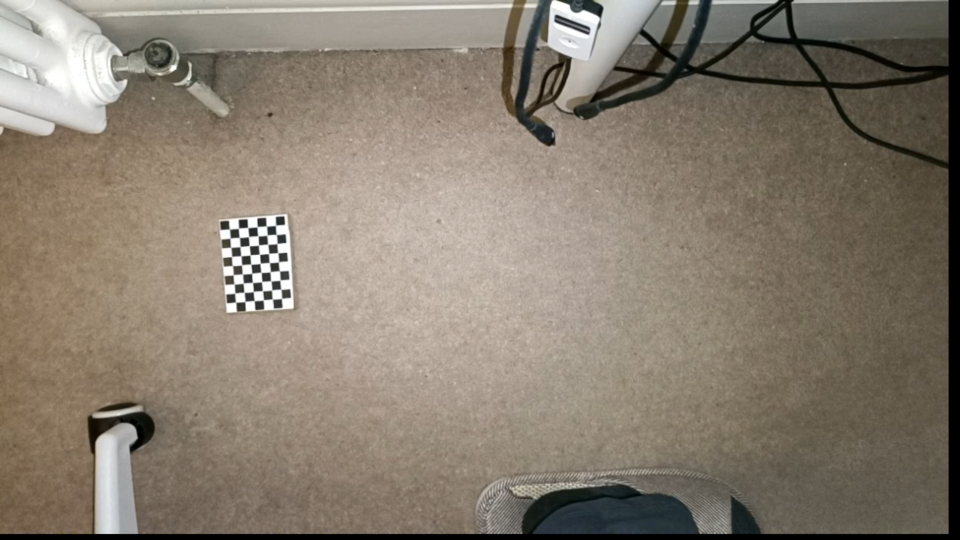
#> input picture Visual/calib_images/img_0031.png, 1920 x 1080 px (shown at 1/2 size)
$ python birdEyeView.py
#> lines starting #> are read from the running program, lines starting #| are printed output that depends on the picture
import cv2
import numpy as np

# ========== 配置 ==========
IMAGE_PATH = "calib_images/img_0031.png"
INTRINSICS_PATH = "camera_intrinsics.npz"
HOMO_PATH = "homography_table.npz"

USE_UNDISTORTED = True
ALPHA = 1.0   # 必须和你算 H 时一致

# ====== 你要的鸟瞰图桌面范围（单位=你定义的桌面单位，通常 mm） ======
# 例如：画一个 200mm x 150mm 的桌面区域
TABLE_X_MIN = -700
TABLE_Y_MIN = -300
TABLE_X_MAX = 500
TABLE_Y_MAX = 400

# ====== 鸟瞰图分辨率（每毫米多少像素） ======
PIXELS_PER_UNIT = 3   # 3 px / mm（可调，越大越清晰）
DISPLAY_SCALE = 0.2

# ==========================


def undistort(img, K, dist, alpha=1.0):
    h, w = img.shape[:2]
    newK, _ = cv2.getOptimalNewCameraMatrix(K, dist, (w, h), alpha=alpha)
    return cv2.undistort(img, K, dist, None, newK)


# 读取图片
img = cv2.imread(IMAGE_PATH)
#> img is the input picture: shape (1080, 1920, 3); mean B, G, R 111.4, 124.8, 135.3
if img is None:
    raise RuntimeError("❌ 读不到图片")

# 去畸变
if USE_UNDISTORTED:
    intr = np.load(INTRINSICS_PATH)
#> (reads Visual/camera_intrinsics.npz from the repository)
    K, dist = intr["K"], intr["dist"]
    img = undistort(img, K, dist, ALPHA)
#> in undistort, `return cv2.undistort(img, K, dist, None, newK)`:
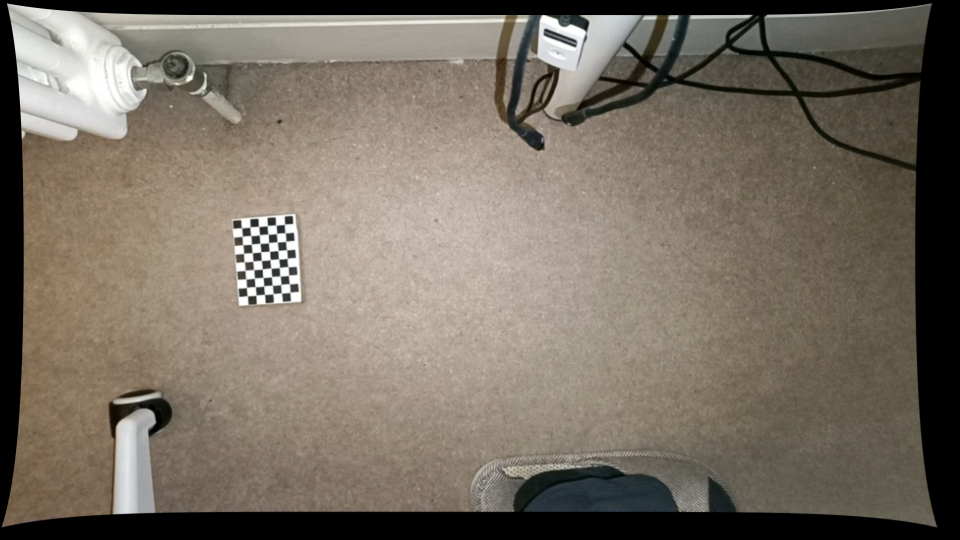
#> returned value: shape (1080, 1920, 3) (shown at 1/2 size); mean of channels 0, 1, 2 98.6, 110.5, 119.8; drawn as B, G, R

# 读取 Homography
hom = np.load(HOMO_PATH)
#> (reads Visual/homography_table.npz from the repository)
H = hom["H"]          # table -> image
H_inv = np.linalg.inv(H)

# ========= 定义鸟瞰图尺寸 =========
table_w = TABLE_X_MAX - TABLE_X_MIN
table_h = TABLE_Y_MAX - TABLE_Y_MIN

out_w = int(table_w * PIXELS_PER_UNIT)
out_h = int(table_h * PIXELS_PER_UNIT)

# ========= 构造“桌面坐标 → 鸟瞰图像素”的映射 =========
# 鸟瞰图中：
# (0,0) 像素 = (TABLE_X_MIN, TABLE_Y_MIN)
S = np.array([
    [PIXELS_PER_UNIT, 0, -TABLE_X_MIN * PIXELS_PER_UNIT],
    [0, PIXELS_PER_UNIT, -TABLE_Y_MIN * PIXELS_PER_UNIT],
    [0, 0, 1]
], dtype=np.float32)

# 最终变换：image → table → birds-eye
H_image_to_birds = S @ H_inv

# ========= 生成鸟瞰图 =========
birds = cv2.warpPerspective(
    img,
    H_image_to_birds,
    (out_w, out_h),
    flags=cv2.INTER_LINEAR
)
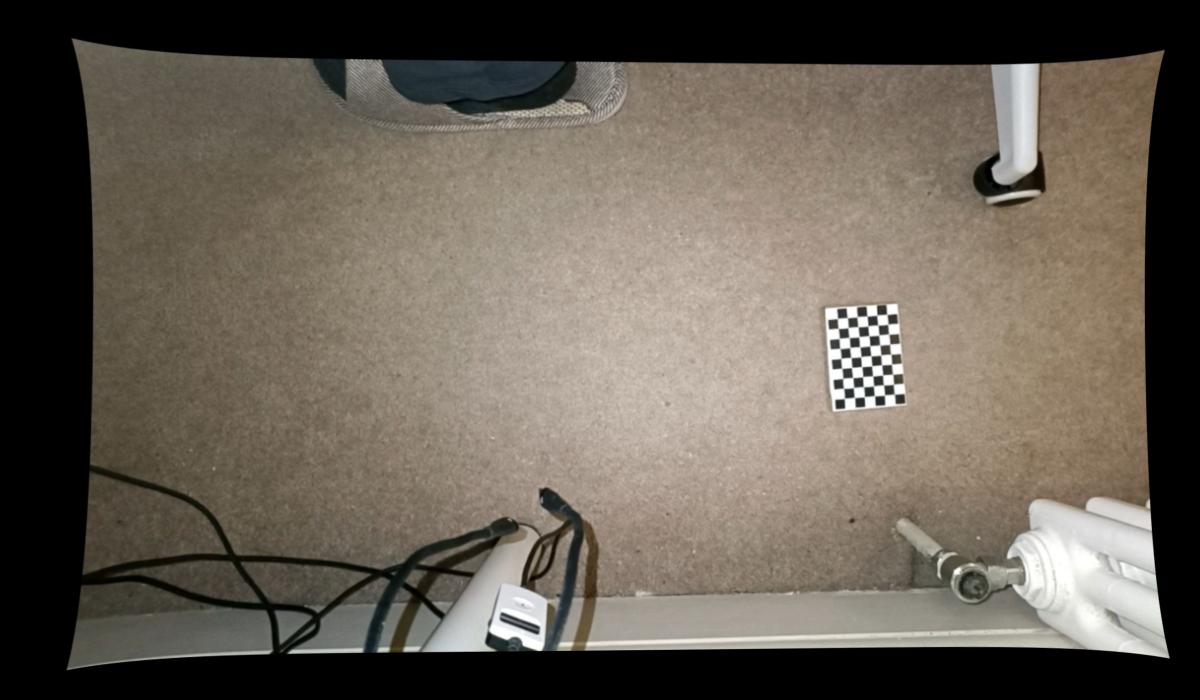
#> birds: shape (2100, 3600, 3) (shown at 1/3 size); mean B, G, R 84.7, 95, 102.9

# ========= 可视化 =========
show_w = int(out_w * DISPLAY_SCALE)
show_h = int(out_h * DISPLAY_SCALE)

cv2.namedWindow("birds_eye", cv2.WINDOW_NORMAL)
cv2.resizeWindow("birds_eye", show_w, show_h)
cv2.imshow("birds_eye", birds)
print("✅ 鸟瞰图已生成（正视桌面）")
cv2.waitKey(0)
cv2.destroyAllWindows()

# 保存
cv2.imwrite("birds_eye_view.png", birds)
print("✅ 已保存 birds_eye_view.png")
